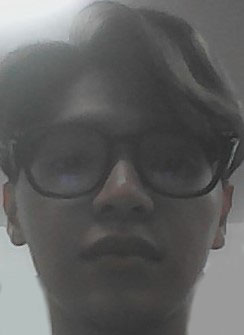
#> input picture LAB_3/datasets/face3.jpg, 244 x 335 px
$ python Face_detection.py
#> lines starting #> are read from the running program, lines starting #| are printed output that depends on the picture
import cv2
import numpy as np

# Load image for img0
img0 = cv2.imread("datasets/face3.jpg")
#> img0 is the input picture: shape (335, 244, 3); mean B, G, R 94.6, 95.1, 94.7
img0 = cv2.resize(img0, (270, 356))
#> img0: shape (356, 270, 3)

# Convert image to grayscale
gray0 = cv2.cvtColor(img0, cv2.COLOR_BGR2GRAY)

# Create SIFT object
sift = cv2.SIFT_create()

# Detect keypoints and compute descriptors for img0
keypoints_0, descriptors_0 = sift.detectAndCompute(gray0, None)
#> keypoints_0 = 60 keypoints; strongest (x, y, size): (23, 259, 2.4), (260, 156, 2.6), (28, 263, 5.4), (239, 263, 2.7)

# Create BFMatcher object
bf = cv2.BFMatcher(cv2.NORM_L2, crossCheck=False)

# Initialize camera
cap = cv2.VideoCapture("datasets/video3.mp4")
while cap.isOpened():
    # Capture frame from camera
    ret, frame = cap.read()
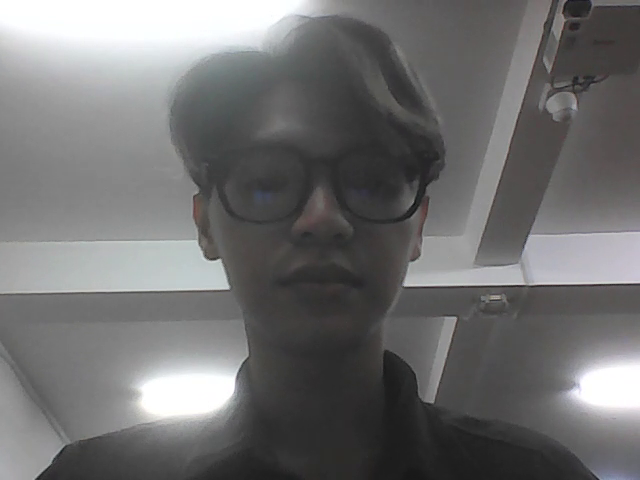
#> input picture frame 23 of LAB_3/datasets/video3.mp4, 640 x 480 px
#> frame is the input picture: shape (480, 640, 3); mean B, G, R 112.2, 111.9, 112.2
    if not ret:
        break

    # Convert frame to grayscale
    gray_frame = cv2.cvtColor(frame, cv2.COLOR_BGR2GRAY)

    # Detect keypoints and compute descriptors for camera frame
    keypoints_cam, descriptors_cam = sift.detectAndCompute(gray_frame, None)
#> keypoints_cam = 190 keypoints; strongest (x, y, size): (213, 276, 21.3), (186, 266, 43), (443, 260, 47.8), (416, 277, 17.4)

    # Match descriptors using knnMatch
    matches = bf.match(descriptors_0, descriptors_cam)
#> matches = 60 matches
    matches = sorted(matches, key=lambda x: x.distance)

    matches = bf.knnMatch(descriptors_0, descriptors_cam, k=2)

    # Apply ratio test
    good_matches = []
    for m, n in matches:
        if m.distance < 0.7 * n.distance:
            good_matches.append(m)
#> this loop made 60 passes
#> after the loop, good_matches = 13 matches

    # Check if there are enough good matches to estimate homography
    if len(good_matches) >= 10:
        # Extract matched keypoints
        matched_keypoints_0 = np.float32(
            [keypoints_0[m.queryIdx].pt for m in good_matches]
        ).reshape(-1, 1, 2)
#> matched_keypoints_0 = 13 rows, first 8: [4.61, 217.3], [4.8, 243.1], [24.56, 273.7], [28.09, 263.1], [34.61, 265.4], [35.03, 265.7], [94.81, 108.9], [133.9, 186.7]
        matched_keypoints_cam = np.float32(
            [keypoints_cam[m.trainIdx].pt for m in good_matches]
        ).reshape(-1, 1, 2)
#> matched_keypoints_cam = 13 rows, first 8: [194.7, 216.4], [196, 241.9], [49.35, 462.9], [218.8, 260.8], [225.1, 265.7], [225.1, 265.7], [280.3, 122.4], [319.5, 202]

        # Find homography matrix
        H, _ = cv2.findHomography(
            matched_keypoints_0, matched_keypoints_cam, cv2.RANSAC
        )
#> H = [[0.976, -0.141, 196.7], [0.105, 0.727, 30.45], [0.000448, -0.000595, 1]]

        # Get corners of the object in img0
        h, w = gray0.shape[:2]
#> h = 356; w = 270
        corners = np.float32([[0, 0], [0, h - 1], [w - 1, h - 1], [w - 1, 0]]).reshape(
            -1, 1, 2
        )
#> corners = [[0, 0], [0, 355], [269, 355], [269, 0]]

        # Transform corners to get the bounding box in the camera frame
        transformed_corners = cv2.perspectiveTransform(corners, H)
#> transformed_corners = [[196.7, 30.45], [186.1, 365.7], [450.2, 348.2], [409.9, 52.36]]

        # Draw the bounding box on the camera frame
        cv2.polylines(gray_frame, [np.int32(transformed_corners)], True, (255, 0, 0), 2)
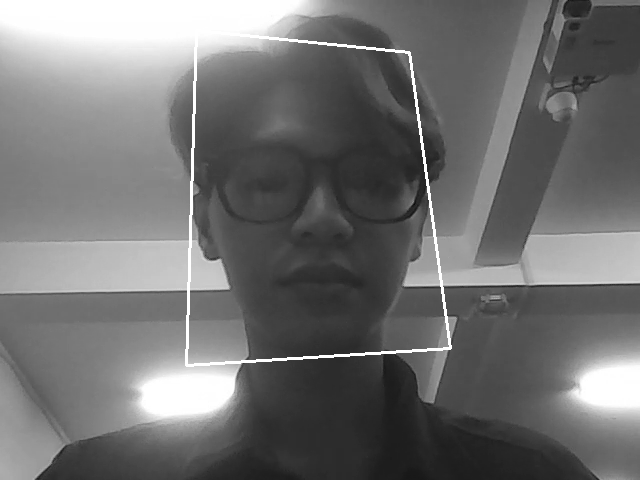
#> gray_frame: shape (480, 640); min 9, max 255, mean 113.4

    # Draw matches on img_with_matches
    img_with_matches = cv2.drawMatches(
        gray0,
        keypoints_0,
        gray_frame,
        keypoints_cam,
        good_matches[:50],
        None,
        matchColor=(0, 255, 0),
        singlePointColor=(255, 0, 0),
        flags=0,
    )
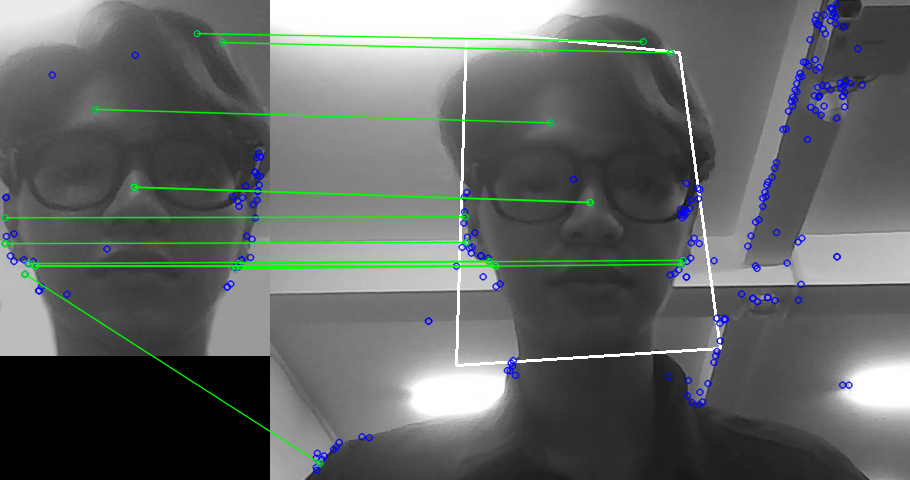
#> img_with_matches: shape (480, 910, 3); mean of channels 0, 1, 2 100, 101.7, 97.5; drawn as B, G, R
    img_with_matches = cv2.resize(img_with_matches, (1380, 720))
#> img_with_matches: shape (720, 1380, 3)
    # Display the result
    cv2.imshow("Face Detection with SIFT", img_with_matches)

    if cv2.waitKey(20) & 0xFF == ord("q"):
#> (key q is pressed here)
        break

# Release resources
cap.release()
cv2.destroyAllWindows()
